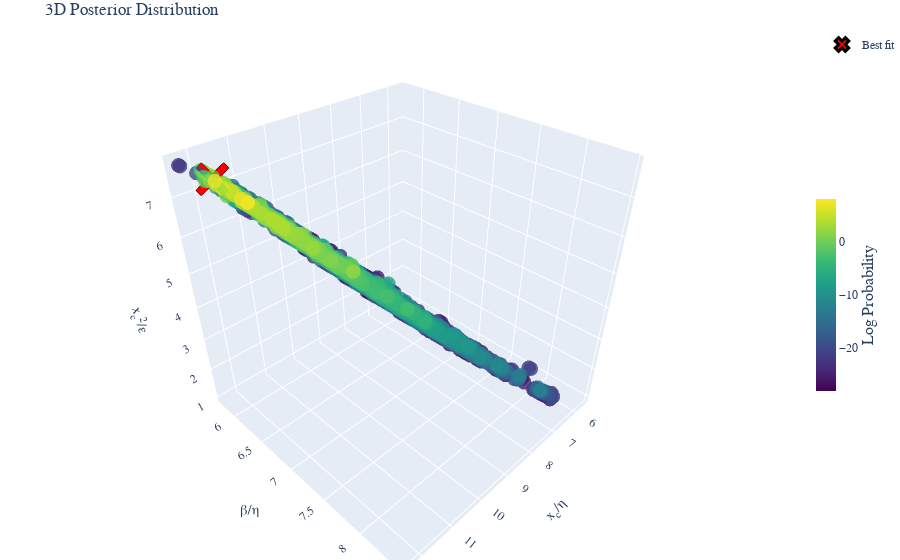

Notebook code for this chart:
### Code cell
post.bins =None
fig =post.plot_posterior3D_interactive([0,1,2],labels=["$x_c/\\eta$","$\\beta/\\eta$","$x_c^2/\\epsilon$","$x_c$","ExtH"], truths=np.log(best_theta_trans),truth_label="Best fit" )
# Save the figure using matplotlib's savefig instead of plotly's write_image
fig.show()
# Save the figure as HTML
html_file_name=file.replace('_post.csv','_3D')
html_path = os.path.join(base_products_folder, 'html_3d_plots', f'{html_file_name}.html')
# Create directory if it doesn't exist
os.makedirs(os.path.dirname(html_path), exist_ok=True)
fig.write_html(html_path)

### Figure 1 — Plotly figure (JSON) as saved in the notebook; plotly's stock layout.template omitted (floating-point values rounded to 4 significant figures; data arrays with more than 128 entries replaced by an {"elided": "..."} marker saying what was removed)
{"data": [{"marker": {"color": {"elided": "2939 float values"}, "colorbar": {"len": 0.4, "thickness": 20, "title": {"font": {"size": 16}, "side": "right", "text": "Log Probability"}, "x": 1.0, "y": 0.5}, "colorscale": [[0.0, "#440154"], [0.1111, "#482878"], [0.2222, "#3e4989"], [0.3333, "#31688e"], [0.4444, "#26828e"], [0.5556, "#1f9e89"], [0.6667, "#35b779"], [0.7778, "#6ece58"], [0.8889, "#b5de2b"], [1.0, "#fde725"]], "opacity": 0.8, "size": 5}, "mode": "markers", "name": "Posterior", "scene": "scene", "showlegend": false, "type": "scatter3d", "x": {"elided": "2939 float values"}, "y": {"elided": "2939 float values"}, "z": {"elided": "2939 float values"}}, {"marker": {"color": "red", "line": {"color": "black", "width": 3}, "size": 12, "symbol": "x"}, "mode": "markers", "name": "Best fit", "scene": "scene", "showlegend": true, "type": "scatter3d", "x": [12.02], "y": [6.06], "z": [7.571]}], "layout": {"font": {"family": "Computer Modern"}, "margin": {"b": 0, "l": 0, "r": 0, "t": 30}, "scene": {"aspectmode": "cube", "xaxis": {"exponentformat": "e", "showexponent": "all", "title": {"font": {"size": 14}, "text": "x<sub>c</sub>/η"}}, "yaxis": {"exponentformat": "e", "showexponent": "all", "title": {"font": {"size": 14}, "text": "β/η"}}, "zaxis": {"exponentformat": "e", "showexponent": "all", "title": {"font": {"size": 14}, "text": "x<sub>c</sub><sup>2</sup>/ε"}}}, "title": {"text": "3D Posterior Distribution"}}}
